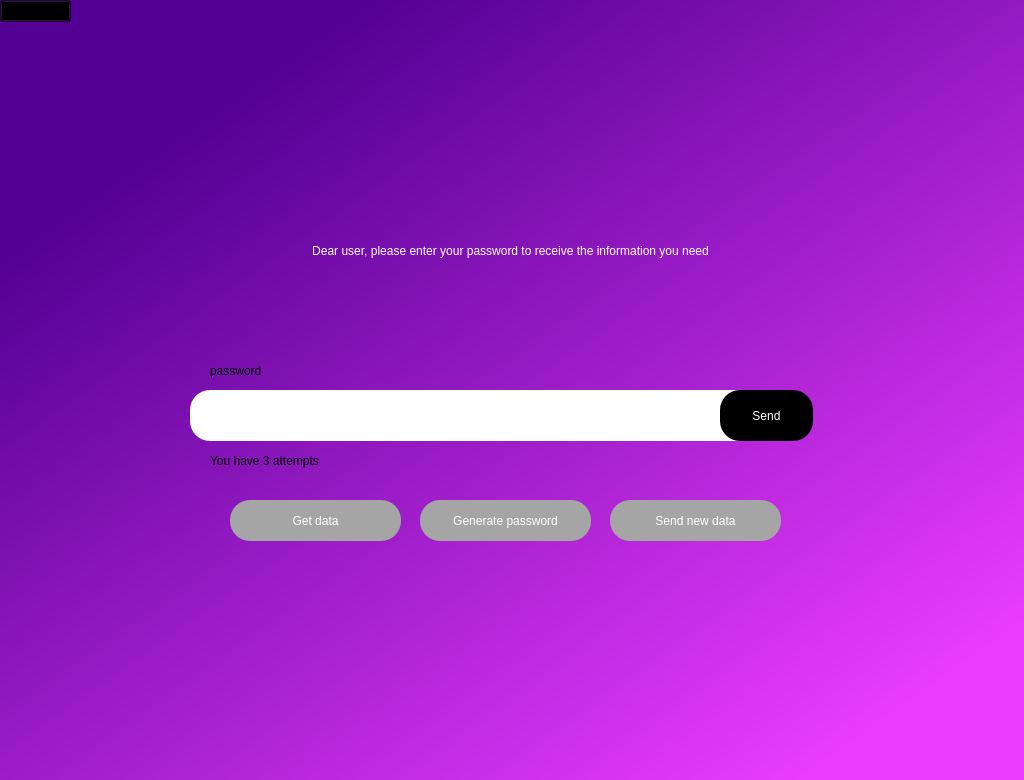
<?xml version="1.0" encoding="UTF-8"?>
<ui version="4.0">
 <class>Dialog</class>
 <widget class="QDialog" name="Dialog">
  <property name="enabled">
   <bool>true</bool>
  </property>
  <property name="geometry">
   <rect>
    <x>0</x>
    <y>0</y>
    <width>1024</width>
    <height>780</height>
   </rect>
  </property>
  <property name="windowTitle">
   <string>Dialog</string>
  </property>
  <widget class="QWidget" name="widget" native="true">
   <property name="geometry">
    <rect>
     <x>0</x>
     <y>0</y>
     <width>1024</width>
     <height>780</height>
    </rect>
   </property>
   <property name="styleSheet">
    <string notr="true">QWidget#widget{
background-color: qlineargradient(spread:pad, x1:0.119, y1:0.063, x2:0.98, y2:0.988636, stop:0.0895522 rgba(83, 0, 148, 255), stop:0.900498 rgba(234, 60, 255, 255));}
</string>
   </property>
   <widget class="QLabel" name="label">
    <property name="geometry">
     <rect>
      <x>40</x>
      <y>200</y>
      <width>941</width>
      <height>101</height>
     </rect>
    </property>
    <property name="styleSheet">
     <string notr="true">background: transparent;
font: 24pt &quot;MS Shell Dlg 2&quot;;
color: rgb(255, 255, 255);
text-align: center;

</string>
    </property>
    <property name="text">
     <string>Dear user, please enter your password to receive the information you need</string>
    </property>
    <property name="scaledContents">
     <bool>false</bool>
    </property>
    <property name="alignment">
     <set>Qt::AlignCenter</set>
    </property>
    <property name="wordWrap">
     <bool>true</bool>
    </property>
    <property name="openExternalLinks">
     <bool>false</bool>
    </property>
   </widget>
   <widget class="QLineEdit" name="passwordfield">
    <property name="geometry">
     <rect>
      <x>190</x>
      <y>390</y>
      <width>621</width>
      <height>51</height>
     </rect>
    </property>
    <property name="styleSheet">
     <string notr="true">border-radius: 20px;
font: 10pt &quot;MS Shell Dlg 2&quot;;</string>
    </property>
    <property name="text">
     <string/>
    </property>
   </widget>
   <widget class="QPushButton" name="sendbutton">
    <property name="geometry">
     <rect>
      <x>720</x>
      <y>390</y>
      <width>93</width>
      <height>51</height>
     </rect>
    </property>
    <property name="styleSheet">
     <string notr="true">QPushButton {
    border-radius: 20px;
    background-color: rgb(0, 0, 0);
    color: rgb(255, 255, 255);
    font: 10pt &quot;MS Shell Dlg 2&quot;;
}

QPushButton:hover {
    background-color: #f5b9ff;
}
</string>
    </property>
    <property name="text">
     <string>Send</string>
    </property>
   </widget>
   <widget class="QLabel" name="label_2">
    <property name="geometry">
     <rect>
      <x>210</x>
      <y>360</y>
      <width>61</width>
      <height>21</height>
     </rect>
    </property>
    <property name="text">
     <string>password</string>
    </property>
   </widget>
   <widget class="QPushButton" name="databutton">
    <property name="geometry">
     <rect>
      <x>230</x>
      <y>500</y>
      <width>171</width>
      <height>41</height>
     </rect>
    </property>
    <property name="styleSheet">
     <string notr="true">border-radius: 20px;
color: rgb(255, 255, 255);
font: 10pt &quot;MS Shell Dlg 2&quot;;
background-color: rgb(165, 165, 165);</string>
    </property>
    <property name="text">
     <string>Get data</string>
    </property>
   </widget>
   <widget class="QPushButton" name="pushButton_3">
    <property name="geometry">
     <rect>
      <x>610</x>
      <y>500</y>
      <width>171</width>
      <height>41</height>
     </rect>
    </property>
    <property name="styleSheet">
     <string notr="true">border-radius: 20px;
color: rgb(255, 255, 255);
font: 10pt &quot;MS Shell Dlg 2&quot;;
background-color: rgb(165, 165, 165);</string>
    </property>
    <property name="text">
     <string>Send new data</string>
    </property>
   </widget>
   <widget class="QPushButton" name="pushButton_4">
    <property name="geometry">
     <rect>
      <x>420</x>
      <y>500</y>
      <width>171</width>
      <height>41</height>
     </rect>
    </property>
    <property name="styleSheet">
     <string notr="true">border-radius: 20px;
color: rgb(255, 255, 255);
font: 10pt &quot;MS Shell Dlg 2&quot;;
background-color: rgb(165, 165, 165);</string>
    </property>
    <property name="text">
     <string>Generate password</string>
    </property>
   </widget>
   <widget class="QLabel" name="label_4">
    <property name="geometry">
     <rect>
      <x>210</x>
      <y>450</y>
      <width>141</width>
      <height>21</height>
     </rect>
    </property>
    <property name="styleSheet">
     <string notr="true">
font: 75 9pt &quot;MS Shell Dlg 2&quot;;</string>
    </property>
    <property name="text">
     <string>You have 3 attempts</string>
    </property>
   </widget>
   <widget class="QComboBox" name="comboBox_2">
    <property name="geometry">
     <rect>
      <x>0</x>
      <y>0</y>
      <width>71</width>
      <height>22</height>
     </rect>
    </property>
    <property name="styleSheet">
     <string notr="true">QComboBox {
    background-color: transparent; /* Прозорий фон для головного поля */
    color: black;                 /* Текст чорний */
    font-size: 14px;              /* Розмір тексту 16 пікселів */
}

QComboBox QAbstractItemView {
    background-color: white;      /* Білий фон для списку */
    color: black;                 /* Чорний текст у списку */
    font-size: 16px;              /* Розмір тексту 16 пікселів */
}
</string>
    </property>
    <item>
     <property name="text">
      <string>COM-3</string>
     </property>
    </item>
    <item>
     <property name="text">
      <string>COM-4</string>
     </property>
    </item>
    <item>
     <property name="text">
      <string>COM-5</string>
     </property>
    </item>
    <item>
     <property name="text">
      <string>COM-9</string>
     </property>
    </item>
    <item>
     <property name="text">
      <string>COM-10</string>
     </property>
    </item>
    <item>
     <property name="text">
      <string>COM-11</string>
     </property>
    </item>
    <item>
     <property name="text">
      <string>COM-13</string>
     </property>
    </item>
   </widget>
  </widget>
 </widget>
 <resources/>
 <connections/>
</ui>
